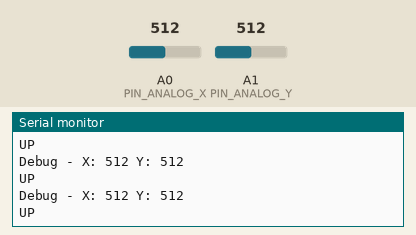
This sketch was run on a simulated Arduino Uno, built with avr-gcc and run on an emulated ATmega328P. On the bench: the last lines printed to the serial monitor. Inputs (shaded band) come from the test bench; at power-on: A1 (PIN_ANALOG_Y) = 512, A0 (PIN_ANALOG_X) = 512.

Above: at 1.3 s.
1.4 s: A1 (PIN_ANALOG_Y) set to 376
At 1.82 s:
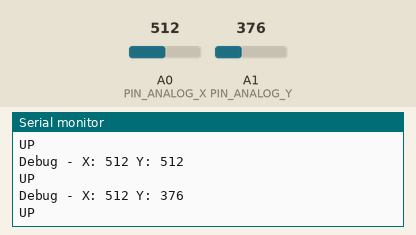
2.9 s: A1 (PIN_ANALOG_Y) set to 351
At 3.32 s:
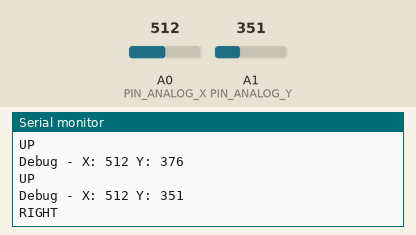
5.0 s: A0 (PIN_ANALOG_X) set to 376
At 5.33 s:
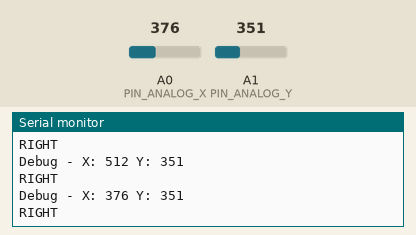
6.5 s: A0 (PIN_ANALOG_X) set to 351
At 6.83 s:
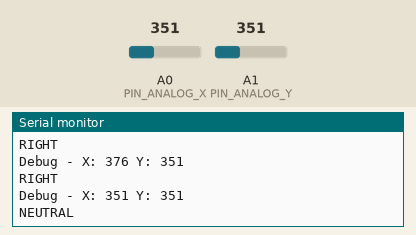
8.5 s: A0 (PIN_ANALOG_X) set to 309
At 8.83 s:
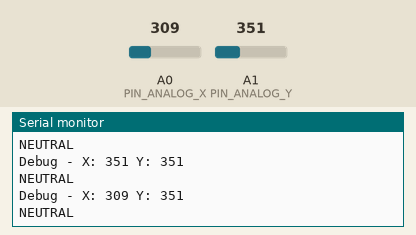
10.0 s: A0 (PIN_ANALOG_X) set to 290
At 10.33 s:
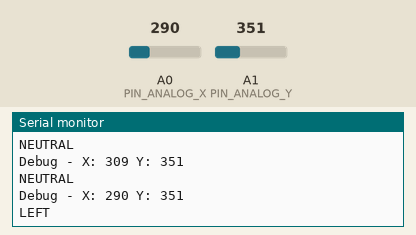
Timing chart, 0 to 13.0 s (numbered marks = the images above; inputs shaded):
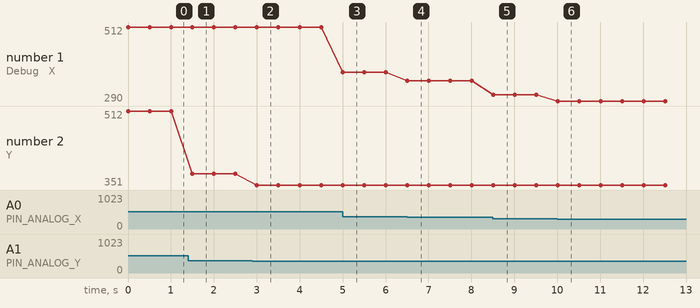

The sketch:

joystick.ino
```cpp
////////////////////////////////////////////////
// code for just detecting joystick direction
////////////////////////////////////////////////

// define global variables for analog pins
#define PIN_ANALOG_X 0
#define PIN_ANALOG_Y 1

// Define threshold values adjusted for your joystick
#define THRESHOLD_LOW 300    // Changed from 493
#define THRESHOLD_HIGH 360   // Changed from 553

void setup() {
  // Start serial because we will observe values at serial monitor
  Serial.begin(9600);
}

void loop() {
  // Read the analog values
  int xValue = analogRead(PIN_ANALOG_X);
  int yValue = analogRead(PIN_ANALOG_Y);

  // For debugging - let's see the actual values
  Serial.print("Debug - X: ");
  Serial.print(xValue);
  Serial.print(" Y: ");
  Serial.println(yValue);

  // Check Y-axis direction first (prioritize up/down)
  if (yValue < THRESHOLD_LOW) {
    Serial.println("DOWN");
  }
  else if (yValue > THRESHOLD_HIGH) {
    Serial.println("UP");
  }
  // Check X-axis direction
  else if (xValue < THRESHOLD_LOW) {
    Serial.println("LEFT");
  }
  else if (xValue > THRESHOLD_HIGH) {
    Serial.println("RIGHT");
  }
  else {
    Serial.println("NEUTRAL");
  }

  delay(500);
}
```

Measured:
- the behaviour switches between 361 and 360 on A1 (PIN_ANALOG_Y) (found by bisection; images 1 and 2)
- the behaviour switches between 361 and 360 on A0 (PIN_ANALOG_X) (found by bisection; images 3 and 4)
- the behaviour switches between 300 and 299 on A0 (PIN_ANALOG_X) (found by bisection; images 5 and 6)
- after the input at 1.4 s, the serial monitor: prints a new line after 0.10 s (image 1)
- after the input at 2.9 s, the serial monitor: prints a new line after 0.10 s (image 2)
- after the input at 5.0 s, the serial monitor: prints a new line at once (image 3)
- after the input at 6.5 s, the serial monitor: prints a new line at once (image 4)
- after the input at 8.5 s, the serial monitor: prints a new line at once (image 5)
- after the input at 10.0 s, the serial monitor: prints a new line at once (image 6)
